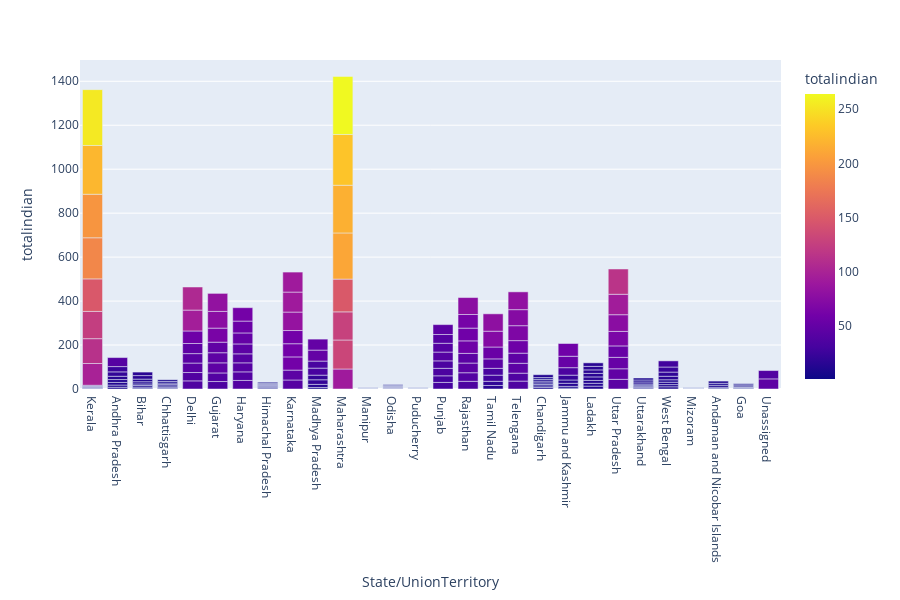

Notebook code for this chart:
### Code cell
data_covid = covid_19_india[covid_19_india['Date']>'24/02/20']

fig = px.bar(data_covid, x=data_covid['State/UnionTerritory'], y='totalindian', color='totalindian',height=600)
py.iplot(fig)

### Figure 1 — Plotly figure (JSON) as saved in the notebook; plotly's stock layout.template omitted (floating-point values rounded to 4 significant figures; data arrays with more than 128 entries replaced by an {"elided": "..."} marker saying what was removed)
{"data": [{"alignmentgroup": "True", "hovertemplate": "State/UnionTerritory=%{x}<br>totalindian=%{marker.color}<extra></extra>", "legendgroup": "", "marker": {"color": {"elided": "220 int values"}, "coloraxis": "coloraxis"}, "name": "", "offsetgroup": "", "orientation": "v", "showlegend": false, "textposition": "auto", "type": "bar", "x": {"elided": "220 str values"}, "xaxis": "x", "y": {"elided": "220 int values"}, "yaxis": "y"}], "layout": {"barmode": "relative", "coloraxis": {"colorbar": {"title": {"text": "totalindian"}}, "colorscale": [[0, "#0d0887"], [0.1111, "#46039f"], [0.2222, "#7201a8"], [0.3333, "#9c179e"], [0.4444, "#bd3786"], [0.5556, "#d8576b"], [0.6667, "#ed7953"], [0.7778, "#fb9f3a"], [0.8889, "#fdca26"], [1, "#f0f921"]]}, "height": 600, "legend": {"tracegroupgap": 0}, "margin": {"t": 60}, "xaxis": {"anchor": "y", "domain": [0, 1], "title": {"text": "State/UnionTerritory"}}, "yaxis": {"anchor": "x", "domain": [0, 1], "title": {"text": "totalindian"}}}}
